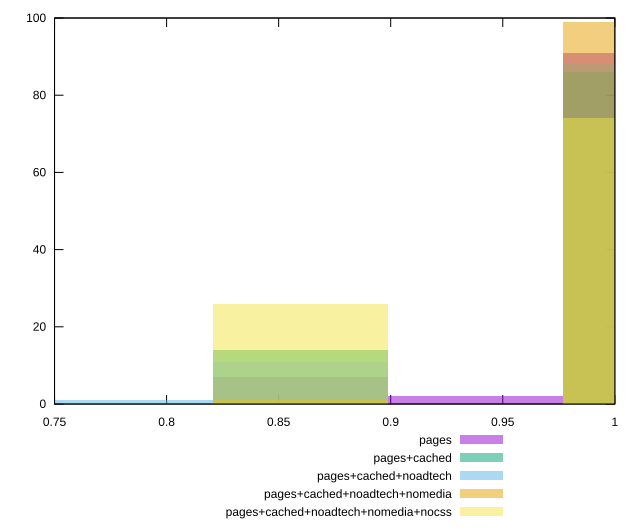

The gnuplot source for this figure:
reset

$pages <<EOF
1.0158960280385825 91
0.8596043314172621 7
0.9377501797279224 2
EOF

$pagesCached <<EOF
1.0158960280385825 86
0.8596043314172621 14
EOF

$pagesCachedNoadtech <<EOF
1.0158960280385825 88
0.8596043314172621 11
0.7814584831066019 1
EOF

$pagesCachedNoadtechNomedia <<EOF
1.0158960280385825 99
0.8596043314172621 1
EOF

$pagesCachedNoadtechNomediaNocss <<EOF
1.0158960280385825 74
0.8596043314172621 26
EOF

set key outside below
set boxwidth 0.0781458483106602
set xrange [0.75:1]
set yrange [0:100]
set trange [0:100]
set style fill transparent solid 0.5 noborder
set terminal svg size 640, 530 enhanced background rgb 'white'
set output "report_00017_2021-02-10T15-08-03.406Z/unminified-javascript/comparison/histogram/all_score.svg"

plot $pages title "pages" with boxes, \
     $pagesCached title "pages+cached" with boxes, \
     $pagesCachedNoadtech title "pages+cached+noadtech" with boxes, \
     $pagesCachedNoadtechNomedia title "pages+cached+noadtech+nomedia" with boxes, \
     $pagesCachedNoadtechNomediaNocss title "pages+cached+noadtech+nomedia+nocss" with boxes

reset
